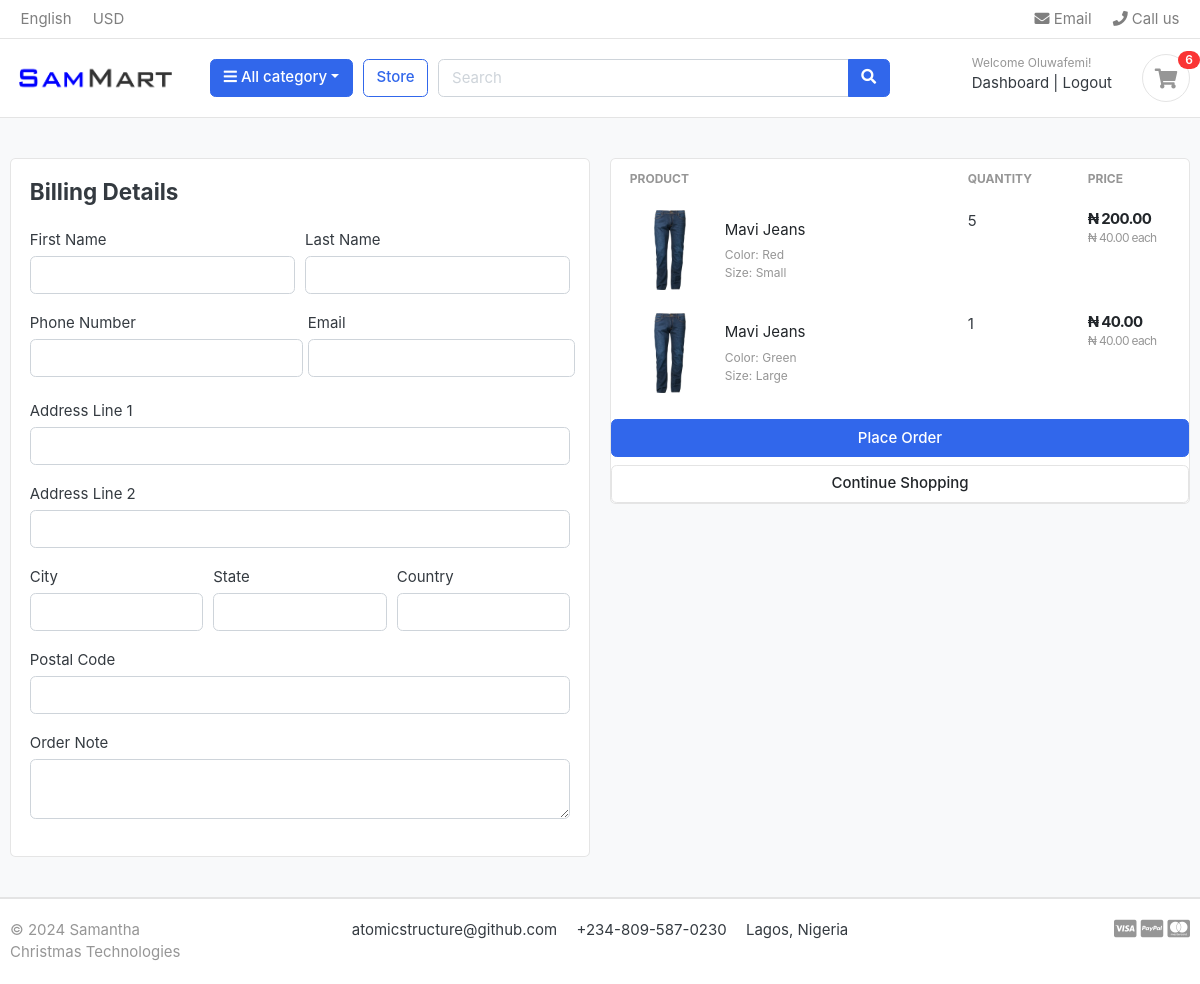
Page /cart/checkout/ (signed in) on the earlier database version.
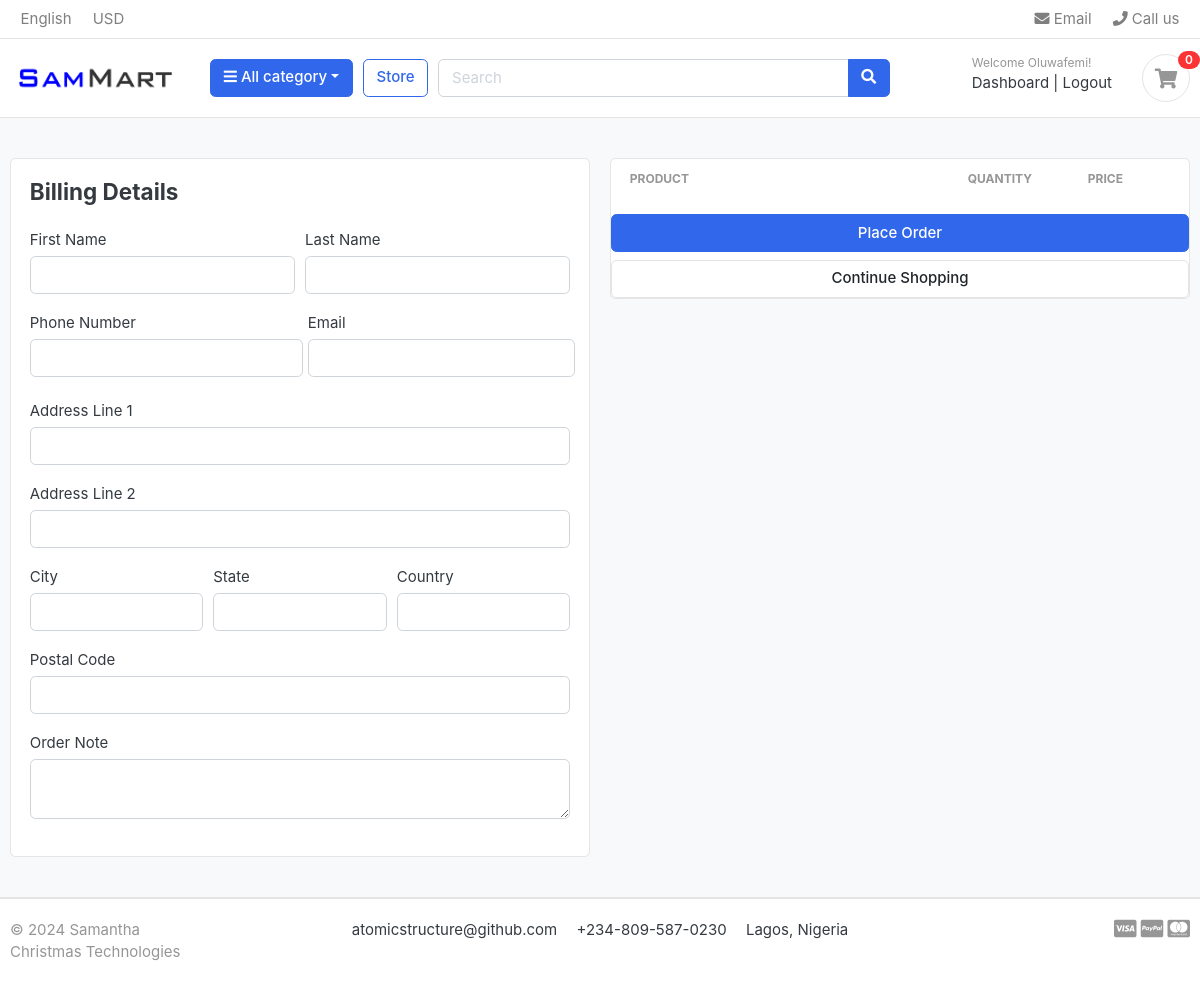
Same page on the later database version.
### carts/models.py (models this page shows, shortened)
class CartItem(models.Model):
    product = models.ForeignKey(Product, on_delete=models.CASCADE)
    variations = models.ManyToManyField(Variation, blank=True)
    cart = models.ForeignKey(Cart, on_delete=models.CASCADE, null=True)
    quantity = models.IntegerField()
    user = models.ForeignKey(Account, on_delete=models.CASCADE, null=True)
    is_active = models.BooleanField(default=True)
    def sub_total(self):
        return self.product.price * self.quantity

### store/models.py (models this page shows, shortened)
class Product(models.Model):
    product_name = models.CharField(max_length=200, unique=True)
    slug = models.SlugField(max_length=200, unique=True)
    description = models.TextField(max_length=500, blank=True)
    price = models.DecimalField( max_digits=10, decimal_places=2, default=0.00)
    digital = models.BooleanField(default=False, null=True, blank=False)
    image = models.ImageField(upload_to='photos/product')
    stock = models.IntegerField()
    is_available = models.BooleanField(default=True)
    category = models.ForeignKey(Category, on_delete=models.CASCADE)
    created_date = models.DateTimeField(auto_now_add=True)
    modified_date = models.DateTimeField(auto_now=True)
    def get_url(self):
        return reverse('product_detail', args=[self.category.slug, self.slug])

class Variation(models.Model):
    product = models.ForeignKey(Product, on_delete=models.CASCADE)
    variation_category = models.CharField(max_length=200, choices=(variation_category_choice))
    variation_value = models.CharField(max_length=200)
    is_active = models.BooleanField(default=True)
    created_date = models.DateTimeField(auto_now=True)
    objects = VariationManager()

### carts/views.py (the view)
# urls.py: path('checkout/', views.checkout, name='checkout'),
@login_required(login_url="login")
def checkout(request, total=0, quantity=0, cart_items=None):
    tax = 0
    grand_total = 0
    try:
        if request.user.is_authenticated:
            cart_items = CartItem.objects.filter(user=request.user, is_active=True)
        else:
            cart = Cart.objects.get(cart_id=_cart_id(request))
            cart_items = CartItem.objects.filter(cart=cart, is_active=True)
        for cart_item in cart_items:
            total += (cart_item.product.price * cart_item.quantity)
            quantity += cart_item.quantity
        tax = (2 * total) / 100
        grand_total = total + tax
    except ObjectDoesNotExist:
        pass
    context = {
        'cart_items': cart_items,
        'total': total,
        'quantity': quantity,
        'tax': tax,
        'grand_total': grand_total,
    }
    return render(request, 'store/checkout.html', context)

### carts/context_processors.py (called while the page is built)
def cart(request):
    cart_count = 0
    if 'admin' in request.path:
        return {}
    else:
        try:
            cart = Cart.objects.filter(cart_id=_cart_id(request))
            if request.user.is_authenticated:
                cart_items = CartItem.objects.all().filter(user=request.user)
            else:
                cart_items = CartItem.objects.all().filter(cart=cart[:1])
            for cart_item in cart_items:
                cart_count += cart_item.quantity
        except Cart.DoesNotExist:
            cart_count = 0
        context = {
            'cart_count': cart_count
        }
        return context

### carts/views.py (called while the page is built)
def _cart_id(request):
    cart = request.session.session_key
    if not cart:
        cart = request.session.create()
    return cart

### category/context_processors.py (called while the page is built)
def categories(request):
    return {
        'categories': Category.objects.all()
    }

### category/models.py (called while the page is built)
    def get_url(self):
        return reverse('products_by_category', args=[self.slug])

### templates/store/checkout.html (shortened to what the changed rows need)
{% extends "base.html" %}
{% load static %}
{% block content %}
  <section class="section-content padding-y bg">
    <div class="container">
      <div class="row">
            <aside class="col-lg-6">
              <div class="card">
                <table class="table table-borderless table-shopping-cart">
                  <thead class="text-muted">
                    <tr class="small text-uppercase">
                      <th scope="col">Product</th>
                      <th scope="col" width="120">Quantity</th>
                      <th scope="col" width="120">Price</th>
                    </tr>
                  </thead>
                  <tbody>
                    {% for cart_item in cart_items %}
                    <tr>
                      <td>
                        <figure class="itemside align-items-center">
                          <div class="aside">
                            <img src="{{ cart_item.product.image.url }}" class="img-sm" />
                          </div>
                          <figcaption class="info">
                            <a href="{{ cart_item.product.get_url }}" class="title text-dark">{{ cart_item.product.product_name }}</a>
                            <p class="text-muted small">
                              {% if cart_item.variations.all %}
                                {% for variation in cart_item.variations.all %}
                                  {{ variation.variation_category | capfirst }}: {{ variation.variation_value | capfirst }} <br>
                                {% endfor %}
                              {% endif %}
                            </p>
                          </figcaption>
                        </figure>
                      </td>
                      <td>
                      <label for="">{{ cart_item.quantity }}</label>
                      </td>
                      <td>
                        <div class="price-wrap">
                          <var class="price">₦ {{ cart_item.sub_total }}</var>
                          <small class="text-muted">₦ {{ cart_item.product.price }} each</small>
                        </div>
                      </td>
                    </tr>
                  </tbody>
                  {% endfor %}
                </table>
                </div>
              </div>
      </div>
  </section>
{% endblock %}

### templates/includes/navbar.html (shortened to what this page needs)
{% load static %}
<header class="section-header">
    <nav class="navbar p-md-0 navbar-expand-sm navbar-light border-bottom">
      <div class="container">
        <div class="collapse navbar-collapse" id="navbarTop4">
          <ul class="navbar-nav mr-auto">
            <li class="nav-item dropdown">
              <a href="#" class="nav-link">English</a>
            </li>
            <li class="nav-item dropdown">
              <a href="#" class="nav-link">USD</a>
            </li>
          </ul>
          <ul class="navbar-nav">
            <li>
              <a href="mailto:ogundarearnold@gmail.com" class="nav-link"><i class="fa fa-envelope"></i> Email</a>
            </li>
            <li>
              <a href="tel:+2348169261295" class="nav-link"><i class="fa fa-phone"></i> Call us</a>
            </li>
          </ul>
        </div>
      </div>
    </nav>
    <section class="header-main border-bottom">
      <div class="container">
        <div class="row align-items-center">
          <div class="col-lg-2 col-md-3 col-6">
            <a href="{% url 'home' %}" class="brand-wrap"><img class="logo" src="{% static './images/logo.png' %}" /></a>
          </div>
          <div class="col-lg col-sm col-md col-6 flex-grow-0">
            <div class="category-wrap dropdown d-inline-block float-right">
              <button type="button" class="btn btn-primary dropdown-toggle" data-toggle="dropdown"><i class="fa fa-bars"></i> All category</button>
            </div>
          </div>
          <a href="{% url 'store' %}" class="btn btn-outline-primary">Store</a>
          <div class="col-lg col-md-6 col-sm-12 col">
            <form action="{% url 'search' %}" class="search" method="get">
              <div class="input-group w-100">
                <input type="text" class="form-control" style="width:60%;" placeholder="Search" name="keyword"/>
                <div class="input-group-append">
                  <button class="btn btn-primary" type="submit"><i class="fa fa-search"></i></button>
                </div>
              </div>
            </form>
          </div>
          <div class="col-lg-3 col-sm-6 col-8 order-2 order-lg-3">
            <div class="d-flex justify-content-end mb-3 mb-lg-0">
            {% if user.id is None %}
              <div class="widget-header">
                <small class="title text-muted">Welcome guest!</small>
                <div>
                  <a href="{% url 'login' %}">Sign in</a> <span class="dark-transp">|</span>
                  <a href="{% url 'register' %}">Register</a>
                </div>
              </div>
              {% else %}
              <div class="widget-header">
                <small class="title text-muted">Welcome {{ user.first_name }}!</small>
                <div>
                  <a href="{% url 'dashboard' %}">Dashboard</a> <span class="dark-transp">|</span>
                  <a href="{% url 'logout' %}">Logout</a>
                </div>
              </div>
            {% endif %}
              <a href="{% url 'cart' %}" class="widget-header pl-3 ml-3">
                <div class="icon icon-sm rounded-circle border">
                  <i class="fa fa-shopping-cart"></i>
                </div>
                <span class="badge badge-pill badge-danger notify">{{ cart_count }}</span>
              </a>
            </div>
          </div>
        </div>
      </div>
    </section>
  </header>

Differences in the rows shown:
removed CartItem: product.image (picture), product.product_name "Mavi Jeans", quantity "5", sub_total "200.00", product.price "40.00"
no longer on this page (row unchanged): Variation: variation_category "Color", variation_value "Red", shown under "Mavi Jeans"
no longer on this page (row unchanged): Variation: variation_category "Size", variation_value "Small", shown under "Mavi Jeans"
removed CartItem: product.image (picture), product.product_name "Mavi Jeans", quantity "1", sub_total "40.00", product.price "40.00"
no longer on this page (row unchanged): Variation: variation_category "Color", variation_value "Green", shown under "Mavi Jeans"
no longer on this page (row unchanged): Variation: variation_category "Size", variation_value "Large", shown under "Mavi Jeans"
Other differences:
{{ cart_count }}: "6" → "0"
